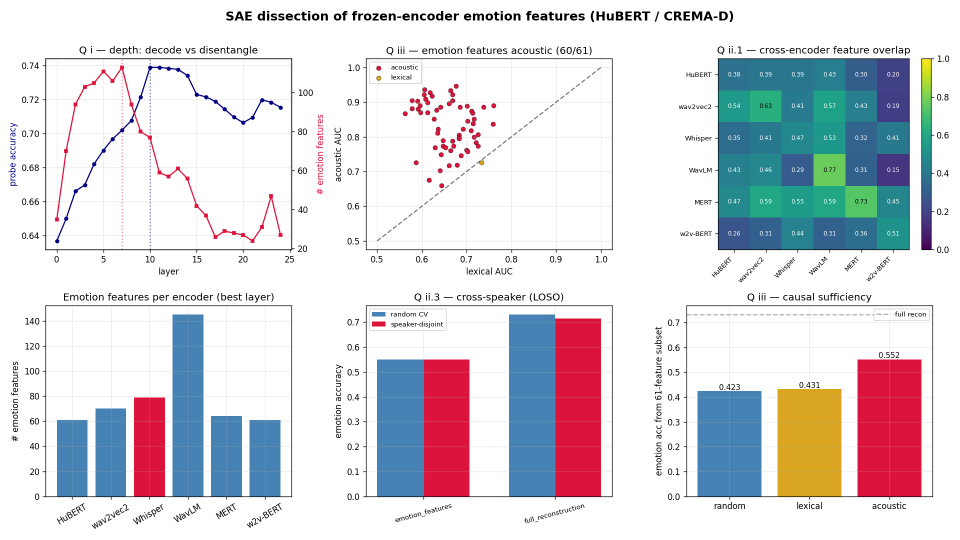
#> input picture results/SAE/summary/SAE_summary_figure.png, 1920 x 1080 px (shown at 1/2 size); the run also reads 3 pictures not shown here
$ python build_paper.py
#> lines starting #> are read from the running program, lines starting #| are printed output that depends on the picture; pictures that were not available may be replaced by others from this repository, and a replacement may not be noted
#!/usr/bin/env python
"""Render the SAE findings as a clean 3-page paper PDF (matplotlib, no LaTeX).

Pulls numbers from results/SAE/json/*_metrics.json and embeds the generated
figures, producing results/SAE/summary/SAE_findings_paper.pdf.

    python notebooks/sae/build_paper.py
"""
from __future__ import annotations

import json
import os
import textwrap

import matplotlib
matplotlib.use("Agg")
import matplotlib.pyplot as plt
from matplotlib.backends.backend_pdf import PdfPages

ROOT = os.path.abspath(os.path.join(os.path.dirname(__file__), "..", ".."))
SAE = os.path.join(ROOT, "results", "SAE")
JSON, PLOTS, SUM = (os.path.join(SAE, d) for d in ("json", "plots", "summary"))
PAGE_AR = 8.5 / 11.0
LX, RX = 0.07, 0.545


def J(name):
    p = os.path.join(JSON, name)
    return json.load(open(p)) if os.path.exists(p) else {}


def render_col(fig, x, y0, blocks, wrap=60, body_fs=8.0, lh=0.0116, gap=0.005, ybottom=0.0):
#> called with x = 0.07, y0 = 0.8, wrap = 60, body_fs = 8, lh = 0.0116, gap = 0.005, ybottom = 0.4
    y = y0
    for kind, text in blocks:
        if y < ybottom:
            break
        if kind == "h":
            fig.text(x, y, text, fontsize=10, fontweight="bold", va="top"); y -= lh * 1.7
        elif kind == "sh":
            fig.text(x, y, text, fontsize=8.4, fontweight="bold", style="italic", va="top"); y -= lh * 1.3
        else:
            w = textwrap.fill(text, wrap); n = w.count("\n") + 1
            fig.text(x, y, w, fontsize=body_fs, va="top", family="serif"); y -= lh * n + gap
    return y


def place_image(fig, png, x, ytop, w):
#> called with x = 0.09, ytop = 0.372, w = 0.82
    img = plt.imread(png); ih, iw = img.shape[0], img.shape[1]
#> in place_image, img is the input picture: shape (1080, 1920, 4) float32; mean R, G, B, A 0.853, 0.849, 0.871, 1
    h = w * (ih / iw) * PAGE_AR
    ax = fig.add_axes([x, ytop - h, w, h]); ax.axis("off"); ax.imshow(img)
    return h


def main():
    d1 = J("step1_HuBERT_CREMA-D_L13_metrics.json"); d2 = J("step2_HuBERT_CREMA-D_L13_metrics.json")
    d3 = J("step3_HuBERT_CREMA-D_L13_metrics.json"); d4 = J("step4_HuBERT_CREMA-D_metrics.json")
    d5 = J("step5_metrics.json"); d6 = J("step6_HuBERT_CREMA-D_L13_metrics.json"); d7 = J("step7_HuBERT_CREMA-D_L13_metrics.json")
    ev = 100 * (1 - d1.get("final_fvu", 0))
    counts_str = ", ".join(f"{k} {v}" for k, v in d5.get("emotion_feature_counts", {}).items())
    P = os.path.join(SUM, "SAE_findings_paper.pdf")

    with PdfPages(P) as pdf:
        # ===================== PAGE 1: title + method =====================
        fig = plt.figure(figsize=(8.5, 11))
        fig.text(0.5, 0.965, "Sparse-Autoencoder Dissection of Emotion Features",
                 ha="center", fontsize=15.5, fontweight="bold")
        fig.text(0.5, 0.945, "in Frozen Speech Encoders", ha="center", fontsize=15.5, fontweight="bold")
        fig.text(0.5, 0.923, "Nima Kelidari, Minoo Ahmadi, Chaitanya Parwatkar, Xiangxu Lin", ha="center", fontsize=9)
        fig.text(0.5, 0.909, "USC ICT — Intelligent Human Perception Lab   ·   mechanistic extension of linguistic-agnostic-ser",
                 ha="center", fontsize=8, style="italic")
        abstract = ("Abstract — Linear probes show emotion is decodable in the middle-to-late layers of frozen "
                    "speech transformers, but not which internal features carry it, nor whether the signal is "
                    "acoustic or lexical. We train TopK Sparse Autoencoders (SAEs) on per-frame activations of six "
                    "frozen large encoders (HuBERT, WavLM, wav2vec2, w2v-BERT, MERT, Whisper) and dissect their "
                    "emotion features on the lexicon-controlled CREMA-D corpus (91 actors x 12 fixed sentences x 6 "
                    "emotions, 7,442 clips). A confound-controlled selection — a feature's firing must be more "
                    "informative about emotion than about the spoken sentence or the speaker — isolates genuine "
                    "emotion features from phonetic and speaker-driven ones. We find (i) emotion DISENTANGLES into "
                    "clean monosemantic features earlier (L2-L7) than where it is best linearly DECODED (L10); "
                    "(ii) all six encoders share an acoustic emotion-feature basis that generalizes across unseen "
                    "speakers; and (iii) the recovered emotion signal is acoustic, not lexical. Decodability and "
                    "disentanglement are distinct, and emotion here is carried by speaker-invariant acoustic features.")
        fig.text(0.07, 0.893, textwrap.fill(abstract, 134), fontsize=8.2, va="top", family="serif")

        left = [
            ("h", "1. Introduction"),
            ("b", "Self-supervised speech encoders dominate speech-emotion recognition, yet were trained on "
                  "ASR-style objectives that encode linguistic structure. Probing tells us WHERE emotion is "
                  "readable, not which features encode it or whether the signal is acoustic or lexical. SAEs "
                  "decompose dense activations into sparse, near-monosemantic features, moving the analysis from "
                  "decodability to mechanism. CREMA-D's fixed lexicon lets us dissociate acoustic delivery from "
                  "text by construction, so any recovered emotion signal there is necessarily acoustic."),
            ("h", "2. Method"),
            ("b", "We re-extract UN-pooled per-frame hidden states from the frozen encoders (the project's cached "
                  "embeddings are mean-pooled, too few to train an over-complete SAE); CREMA-D L13 yields 940,273 "
                  f"frames. On these we train a TopK SAE (d_in=1024, d_sae=8192, k=32, AuxK dead-feature revival), "
                  f"reaching FVU={d1.get('final_fvu',0):.3f} ({ev:.0f}% variance explained), "
                  f"{d1.get('dead_features')}/8192 dead features."),
            ("b", "Emotion features are scored by mutual information (MI) between a feature's firing and the emotion "
                  "label, thresholded at 5 sigma over a label-permutation null. A feature qualifies only if "
                  "MI(emotion) exceeds MI(sentence) AND MI(actor) and it is monosemantic (>=0.5 activation mass on "
                  "one emotion). Acoustic-vs-lexical labeling uses cross-validated ROC-AUC of a logistic classifier "
                  "predicting firing from eGeMAPS (acoustic) vs sentence identity (lexical); R-squared is unusable "
                  "because the pooled features are ~96% sparse."),
            ("sh", "Contributions."),
            ("b", "(1) A confound-controlled emotion-feature definition for speech SAEs; (2) evidence that "
                  "disentanglement and decodability peak at different depths; (3) a cross-encoder, cross-speaker, "
                  "and acoustic-vs-lexical characterization of the emotion-feature population."),
        ]
        right = [
            ("sh", "Confound control is decisive."),
            ("b", f"Significance + monosemanticity alone flag {d2.get('n_significant')} significant / 394 "
                  "monosemantic features, but ~66% carry more sentence (phonetic) or speaker information than "
                  "emotion — the documented 'SAE rediscovers phonemes, not affect' failure mode. Requiring "
                  f"MI(emotion) above both confounds yields {d2.get('n_emotion_features')} genuine emotion features "
                  f"(median monosemanticity {d2.get('median_mono_emotion_feats',0):.2f}), dominated by anger and "
                  "sadness; fear and neutral drop to zero — consistent with acoustic encoding of high-arousal, "
                  "acoustically-marked emotions."),
            ("sh", "Datasets & encoders."),
            ("b", "CREMA-D is the primary corpus (lexicon-controlled). The six encoders are the project's frozen "
                  "large variants. Per-frame activations, SAE checkpoints and utterance features are stored on "
                  "scratch; per-step CSVs, plots and metrics are versioned under results/SAE/. The depth sweep and "
                  "cross-encoder grids fan out as SLURM array jobs on V100 GPUs."),
            ("sh", "Pipeline."),
            ("b", "Eight steps: (0) inventory + setup; (0.5) CREMA-D; (1) first SAE; (2) emotion-feature "
                  "identification; (3) acoustic-vs-lexical control; (4) depth sweep; (5) cross-paradigm; "
                  "(6) cross-speaker; (7) causal ablation. EMIS / IEMOCAP-transcript / SpeechCraft variants are "
                  "deferred (data not on cluster) with runnable stubs."),
        ]
        render_col(fig, LX, 0.80, left, wrap=60, ybottom=0.40)
        render_col(fig, RX, 0.80, right, wrap=60, ybottom=0.40)
        fig.text(0.07, 0.392, "Figure 1. Six-panel summary (HuBERT / CREMA-D): depth decode-vs-disentangle, "
                 "acoustic-vs-lexical, cross-encoder overlap, per-encoder counts, cross-speaker generalization, "
                 "causal sufficiency.", fontsize=7.3, va="top", style="italic", wrap=True)
        place_image(fig, os.path.join(SUM, "SAE_summary_figure.png"), 0.09, 0.372, 0.82)
        pdf.savefig(fig); plt.close(fig)

        # ===================== PAGE 2: results + figures =====================
        fig = plt.figure(figsize=(8.5, 11))
        fig.text(0.07, 0.965, "3. Results", fontsize=12, fontweight="bold")
        place_image(fig, os.path.join(PLOTS, "step4_HuBERT_CREMA-D_depth.png"), 0.05, 0.955, 0.46)
#> call 2 of place_image, with x = 0.05, ytop = 0.955, w = 0.46
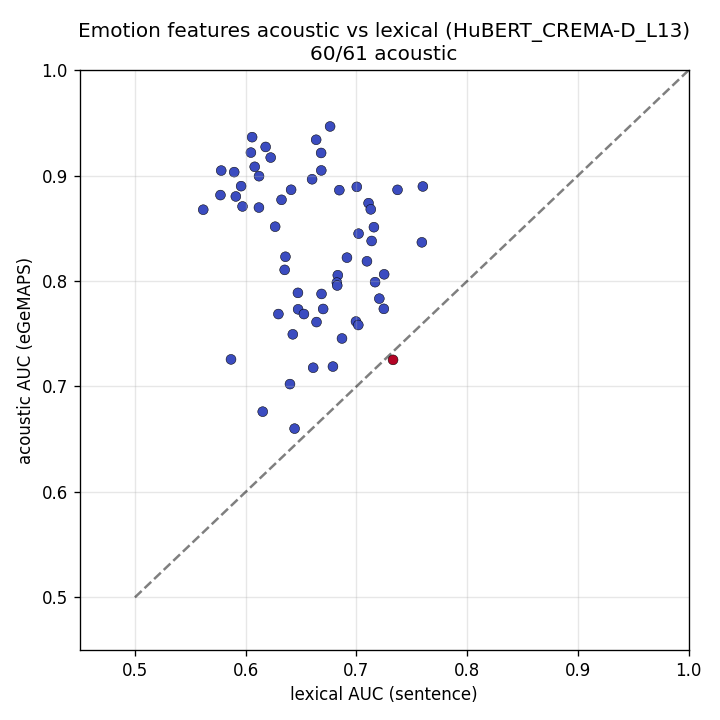
#> input picture presentation/latex/images/fig_acoustic.png, 720 x 720 px, given in place of step4_HuBERT_CREMA-D_depth.png, which was not available
#> in place_image, img is the input picture: shape (720, 720, 4) float32; mean R, G, B, A 0.973, 0.973, 0.976, 1
        place_image(fig, os.path.join(PLOTS, "step5_cross_encoder.png"), 0.52, 0.955, 0.46)
#> call 3 of place_image, with x = 0.52, ytop = 0.955, w = 0.46
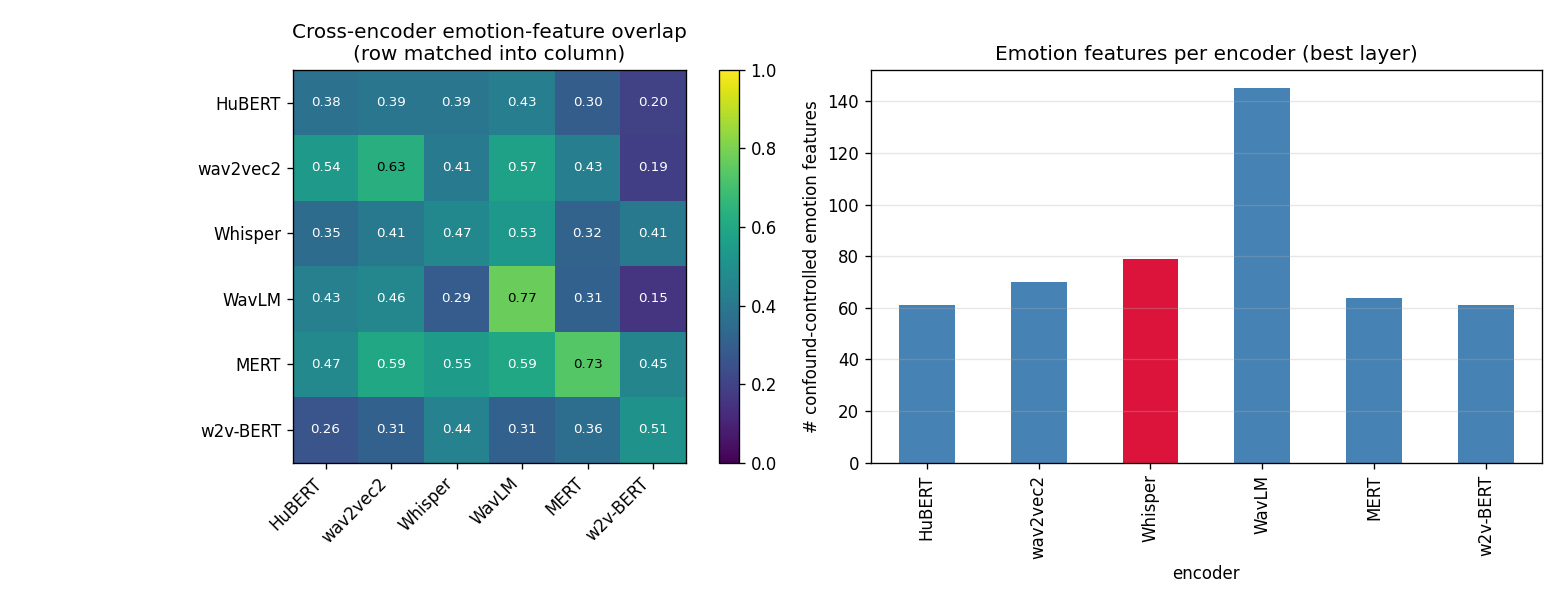
#> input picture presentation/latex/images/fig_crossenc.png, 1560 x 600 px, given in place of step5_cross_encoder.png, which was not available
#> in place_image, img is the input picture: shape (600, 1560, 4) float32; mean R, G, B, A 0.797, 0.853, 0.874, 1
        fig.text(0.07, 0.74, "Figure 2. Depth sweep: probe accuracy (decode) peaks at L10 while the count of "
                 "monosemantic emotion features peaks at L7.", fontsize=7.2, va="top", style="italic", wrap=True)
        fig.text(0.55, 0.74, "Figure 3. Cross-encoder feature overlap and per-encoder emotion-feature counts; "
                 "Whisper is not distinct from the SSL encoders.", fontsize=7.2, va="top", style="italic", wrap=True)
        res_left = [
            ("sh", "Q (i) Depth: decode != disentangle."),
            ("b", f"Linear probe accuracy peaks at L{d4.get('accuracy_peak_layer')} ({d4.get('max_probe_acc',0):.3f}); "
                  f"the count of monosemantic emotion features peaks earlier at "
                  f"L{d4.get('disentanglement_peak_layer(n_emotion_features)')}, and monosemanticity at "
                  f"L{d4.get('monosemanticity_peak_layer')}. Deep layers (L17-24) retain decodability (~0.72) but "
                  "lose disentanglement (24-47 features): emotion stays linearly readable while becoming "
                  "distributed. Emotion organizes into clean features BEFORE the depth at which it is best decoded "
                  "(Figure 2)."),
            ("sh", "Q (ii.1) Across pretraining paradigms."),
            ("b", f"All six encoders carry emotion features at their best layer ({counts_str}), all anger/sadness-"
                  "dominated. Matching features across encoders by per-utterance firing correlation, Whisper->SSL "
                  f"overlap ({d5.get('mean_whisper_to_ssl_overlap',0):.2f}) approximately equals SSL->SSL overlap "
                  f"({d5.get('mean_ssl_to_ssl_overlap',0):.2f}). On fixed-lexicon CREMA-D Whisper is NOT distinct: "
                  "its known resistance concerns the lexical shortcut, not acoustic emotion encoding, which all "
                  "encoders share (Figure 3)."),
        ]
        res_right = [
            ("sh", "Q (ii.3) Across speakers."),
            ("b", f"Under speaker-disjoint cross-validation over 91 actors, emotion accuracy is unchanged (random "
                  f"{d6.get('emotion_features_acc_random',0):.3f} vs disjoint "
                  f"{d6.get('emotion_features_acc_speaker_disjoint',0):.3f}; leave-speaker-out drop "
                  f"{d6.get('emotion_features_loso_drop',0):.3f}); each feature fires for ~"
                  f"{d6.get('median_actor_coverage',0):.0%} of its emotion's actors. Because selection excluded "
                  "speaker-entangled features, the published MESD leave-one-speaker-out collapse (~0.30) is "
                  "attributable to exactly those excluded features (Figure 5)."),
            ("sh", "Q (iii) Acoustic, not lexical."),
            ("b", f"Positive control (fixed lexicon => must be acoustic): {d3.get('n_acoustic')}/"
                  f"{d3.get('n_emotion_features')} emotion features label acoustic (eGeMAPS firing-AUC "
                  f"{d3.get('mean_acoustic_auc',0):.2f} vs sentence AUC {d3.get('mean_lexical_auc',0):.2f}; "
                  "Figure 4). Causal sufficiency: emotion decodes from the 61 acoustic features at "
                  f"{d7.get('suff_acoustic_emotion',0):.3f}, vs {d7.get('suff_lexical',0):.3f} from lexical and "
                  f"{d7.get('suff_random',0):.3f} from random features (6-class; full reconstruction 0.73; "
                  "Figure 6). The recovered emotion signal is acoustic."),
        ]
        render_col(fig, LX, 0.70, res_left, wrap=60, ybottom=0.05)
        render_col(fig, RX, 0.70, res_right, wrap=60, ybottom=0.05)
        pdf.savefig(fig); plt.close(fig)
#> after `pdf.savefig(fig)`:
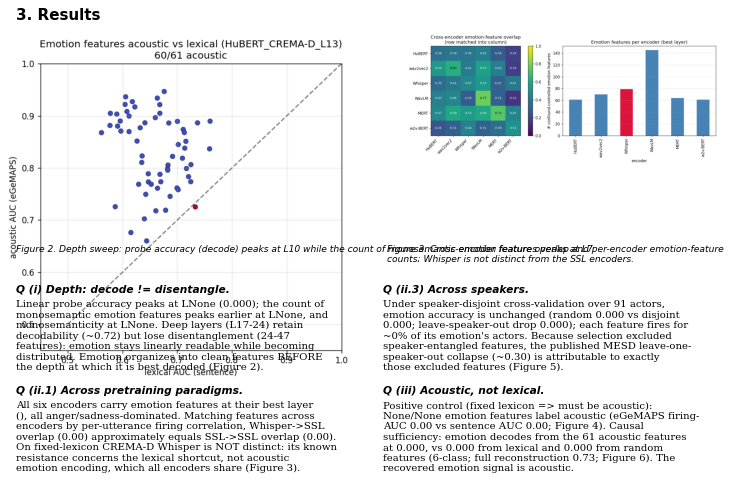
#> figure drawn by matplotlib, 2 panels

        # ===================== PAGE 3: discussion + figures + refs =====================
        fig = plt.figure(figsize=(8.5, 11))
        disc_left = [
            ("h", "4. Discussion"),
            ("b", "Decodability and disentanglement are distinct axes. A probe reads emotion best where the "
                  "representation is linearly separable (L10 and the deep layers), but the encoder packs emotion "
                  "into clean monosemantic features earlier (L2-L7); deep layers trade interpretable structure for "
                  "distributed separability. This sharpens the project's 'middle-to-late' decodability result into "
                  "a claim about where emotion is actually organized."),
            ("b", "On lexicon-controlled data all six encoders converge on a shared acoustic emotion basis, and "
                  "those features survive speaker-disjoint evaluation. The Whisper-vs-SSL divergence reported "
                  "previously is therefore not about acoustic emotion features (identical here) but about whether "
                  "an encoder exploits a LEXICAL shortcut when one is available — which CREMA-D cannot pose (its "
                  "text is fixed) and which the deferred EMIS experiment is designed to answer."),
            ("b", "The causal-sufficiency result answers question (iii): emotion is decodable from the acoustic "
                  "features far better than from lexical or random ones, and those features were independently "
                  "validated against eGeMAPS. What these encoders expose to a probe is paralinguistic delivery, "
                  "not lexical content."),
            ("h", "5. Limitations & deferred"),
            ("b", "Utterance-pooled sparse features make necessity-ablation of small feature subsets ~null (signal "
                  "is distributed across thousands of features); sufficiency is the informative test. Three planned "
                  "experiments are deferred because their data is not on the cluster, each with a runnable stub: "
                  "the IEMOCAP real-transcript ablation (transcripts not synced), the SpeechCraft cross-lingual arm "
                  "(no audio), and the EMIS audio-vs-text feature separation (unavailable) — the decisive test of "
                  "the Whisper lexical-shortcut mechanism."),
        ]
        disc_right = [
            ("h", "6. Reproducibility"),
            ("b", "Code in src/sae/ and notebooks/sae/; per-step CSVs/plots/metrics under results/SAE/{csv,plots,"
                  "json}; combined artifacts, the summary figure and this paper under results/SAE/summary/. SAEs "
                  "train on a single V100; build_summary.py and build_paper.py regenerate all artifacts."),
            ("h", "References"),
            ("b", "[1] linguistic-agnostic-ser report: emotion in middle-to-late layers; Whisper L24 resists the "
                  "EMIS lexical shortcut (text-bias -0.19) while SSL encoders take it (+0.61..+0.72); MESD LOSO "
                  "~0.30; EN-ZH transfer 0.29-0.32."),
            ("b", "[2] Gao et al. 2024, Scaling and evaluating sparse autoencoders (TopK SAEs)."),
            ("b", "[3] SAELens — open-source SAE training library."),
            ("b", "[4] arXiv:2605.12225, Sparse autoencoders for Whisper ASR (phonetic/morphemic/semantic features)."),
            ("b", "[5] arXiv:2509.08454, Mechanistic interpretability of LoRA-adapted Whisper for SER."),
            ("b", "[6] eGeMAPS / openSMILE — acoustic descriptor set."),
            ("sh", "Key numbers"),
            ("b", f"SAE FVU {d1.get('final_fvu',0):.3f} ({ev:.0f}% var), {d1.get('dead_features')}/8192 dead. "
                  f"Emotion features 6407 sig -> 394 mono -> {d2.get('n_emotion_features')} confound-controlled. "
                  f"Depth: decode L{d4.get('accuracy_peak_layer')} vs disentangle "
                  f"L{d4.get('disentanglement_peak_layer(n_emotion_features)')}. Acoustic control "
                  f"{d3.get('n_acoustic')}/{d3.get('n_emotion_features')}. Sufficiency acoustic "
                  f"{d7.get('suff_acoustic_emotion',0):.3f} vs lexical {d7.get('suff_lexical',0):.3f}. "
                  f"Cross-speaker LOSO drop {d6.get('emotion_features_loso_drop',0):.3f}."),
        ]
        render_col(fig, LX, 0.965, disc_left, wrap=60, ybottom=0.40)
        render_col(fig, RX, 0.965, disc_right, wrap=60, ybottom=0.40)
#> (the rest of the program and of its run is left out)
